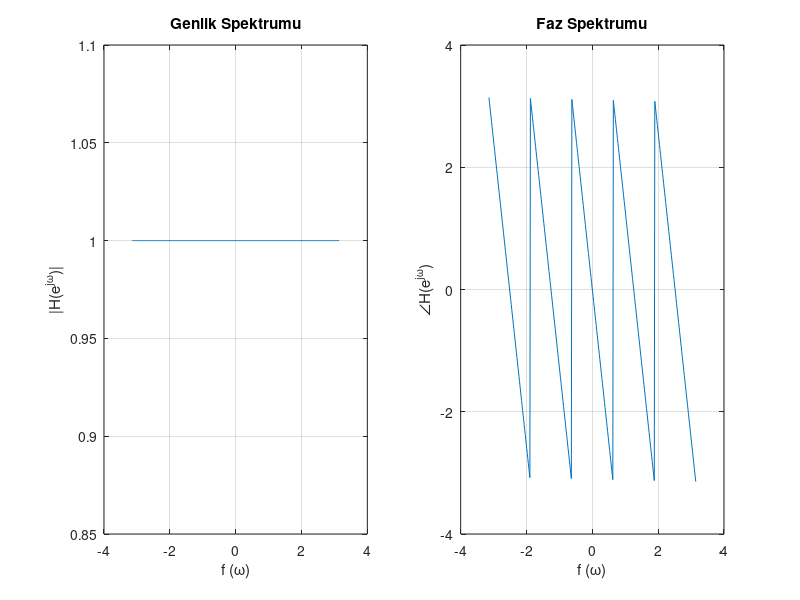

Here is the MATLAB script that generated this plot: (Note: this script raises an error after producing the figure.)
% Mehmet ALTINTAŞ 1901022065
% ELM 264 PROJE 2- PROBLEM 2_f
% Frekans aralığı
omega = linspace(-pi, pi, 400);

% Frekans yanıtı H(e^jω)
H_mag = abs(exp(-1j * omega * 5));
H_phase = angle(exp(-1j * omega * 5));

% Genlik spektrumunu çizelim
figure('Position', [100, 100, 1000, 400]);

subplot(1, 2, 1);
plot(omega, H_mag);
title('Genlik Spektrumu');
xlabel('f (ω)');
ylabel('|H(e^{jω})|');
grid on;

% Faz spektrumunu çizelim
subplot(1, 2, 2);
plot(omega, H_phase);
title('Faz Spektrumu');
xlabel('f (ω)');
ylabel('∠H(e^{jω})');
grid on;

sgtitle('Genlik ve Faz Spektrumu');


